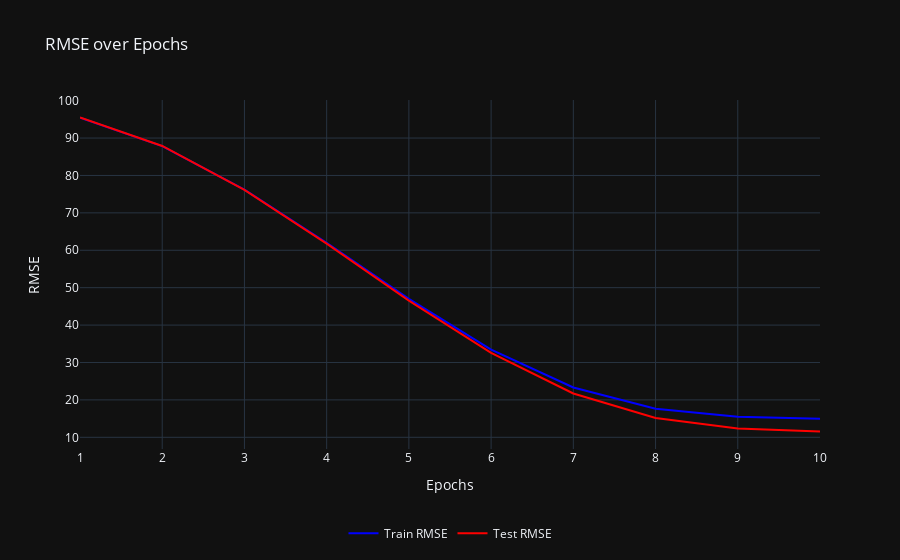

Here is the notebook cell this chart was saved with:
### Code cell
import plotly.graph_objects as go  


# Have used different kind of visualization libraries over the course of this project, and plotly/go is the one I liked most
# Use the logged RMSE values from the callback
epochs = list(range(1, len(metrics_callback.train_rmse_history) + 1))

# RMSE Progression Plot
fig_rmse = go.Figure()

# Plot train RMSE
fig_rmse.add_trace(go.Scatter(x=epochs, y=metrics_callback.train_rmse_history, mode='lines', name='Train RMSE', line=dict(color='blue')))

# Plot test RMSE
fig_rmse.add_trace(go.Scatter(x=epochs, y=metrics_callback.test_rmse_history, mode='lines', name='Test RMSE', line=dict(color='red')))

# Update layout
fig_rmse.update_layout(
    title="RMSE over Epochs",
    xaxis_title="Epochs",
    yaxis_title="RMSE",
    legend=dict(orientation="h", x=0.5, y=-0.2, xanchor="center"),
    template="plotly_dark",
)

# Show plot
fig_rmse.show()

### Figure 1 — Plotly figure (JSON) as saved in the notebook; plotly's stock layout.template omitted (floating-point values rounded to 4 significant figures)
{"data": [{"line": {"color": "blue"}, "mode": "lines", "name": "Train RMSE", "type": "scatter", "x": [1, 2, 3, 4, 5, 6, 7, 8, 9, 10], "y": [95.43, 87.85, 76.2, 61.97, 47.01, 33.44, 23.32, 17.65, 15.51, 14.97]}, {"line": {"color": "red"}, "mode": "lines", "name": "Test RMSE", "type": "scatter", "x": [1, 2, 3, 4, 5, 6, 7, 8, 9, 10], "y": [95.51, 87.89, 76.16, 61.77, 46.56, 32.55, 21.72, 15.15, 12.36, 11.54]}], "layout": {"legend": {"orientation": "h", "x": 0.5, "xanchor": "center", "y": -0.2}, "title": {"text": "RMSE over Epochs"}, "xaxis": {"title": {"text": "Epochs"}}, "yaxis": {"title": {"text": "RMSE"}}}}
